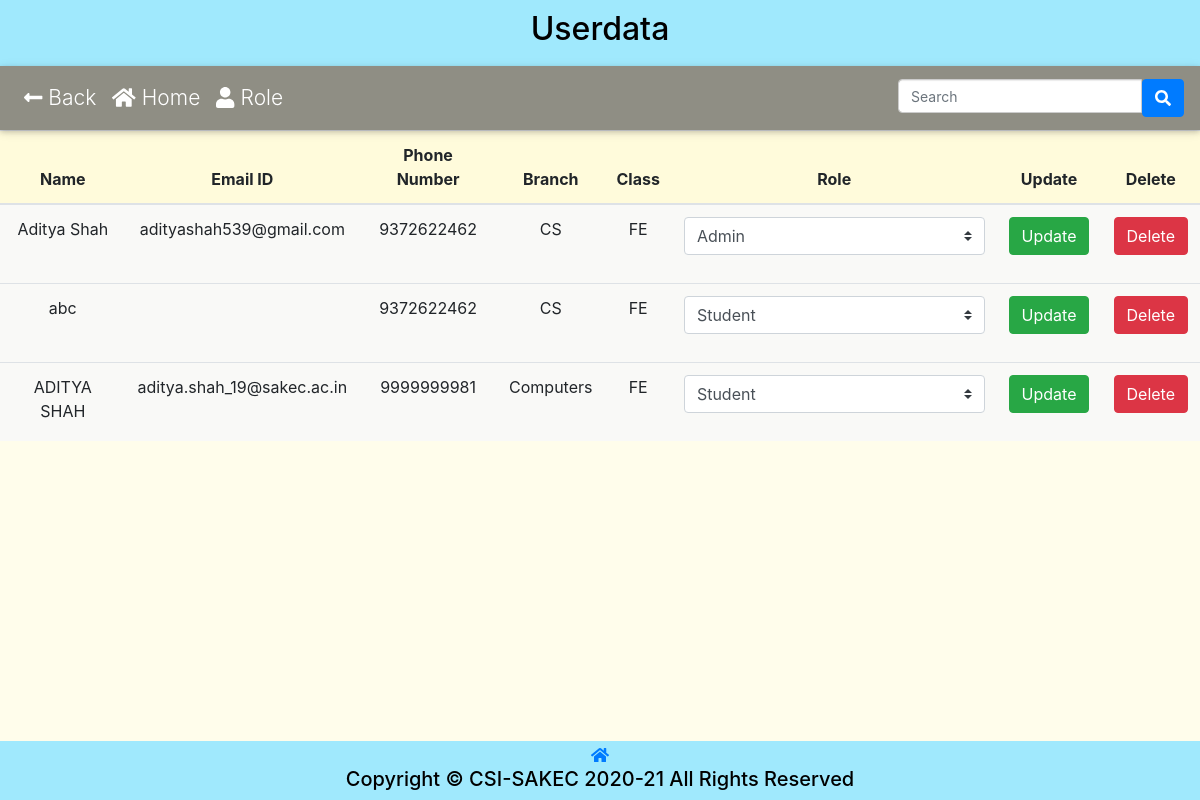
Screenshot of /Userdata/database.php (signed in) with the database file from the repository.
### tables this page shows
CREATE TABLE `csi_userdata` (
  `id` int(11) NOT NULL,
  `name` varchar(255) NOT NULL,
  `year` varchar(5) NOT NULL,
  `division` varchar(10) DEFAULT NULL,
  `rollNo` int(10) DEFAULT NULL,
  `emailID` varchar(50) NOT NULL,
  `phonenumber` bigint(10) NOT NULL,
  `branch` varchar(10) NOT NULL,
  `role` int(15) NOT NULL,
  `gender` varchar(10) NOT NULL,
  `organization` varchar(255) NOT NULL DEFAULT 'Shah & Anchor Kutchhi Engineering College'
);

CREATE TABLE `csi_role` (
  `id` int(11) NOT NULL,
  `role_name` varchar(256) NOT NULL,
  `main_page_edit` tinyint(4) NOT NULL DEFAULT 0,
  `user_data` tinyint(4) NOT NULL DEFAULT 0,
  `role` tinyint(4) NOT NULL DEFAULT 0,
  `add_event` tinyint(4) NOT NULL DEFAULT 0,
  `budget` tinyint(4) NOT NULL DEFAULT 0,
  `manage_event` tinyint(4) NOT NULL DEFAULT 0,
  `edit_attendance` tinyint(4) NOT NULL DEFAULT 0,
  `permission_letter` tinyint(4) NOT NULL DEFAULT 0,
  `report` tinyint(4) NOT NULL DEFAULT 0,
  `confirm_event_registration` tinyint(4) NOT NULL DEFAULT 0,
  `content_repository` tinyint(4) NOT NULL DEFAULT 0,
  `feedback_response` tinyint(4) NOT NULL DEFAULT 0,
  `query` tinyint(4) NOT NULL DEFAULT 0,
  `reply_log` tinyint(4) NOT NULL DEFAULT 0,
  `audit` tinyint(4) NOT NULL DEFAULT 0,
  `confirm_membership` tinyint(4) NOT NULL DEFAULT 0
);

### config.php (called while the page is built, shortened)
<?php
    $conn = mysqli_connect(DB_SERVER, DB_USERNAME, DB_PASSWORD, DB_NAME);
    function execute($sql){
        global $conn;
        return mysqli_query($conn, $sql);
    }
    function getValue($sql){
        return mysqli_fetch_assoc(execute($sql));
    }
?>

### Userdata/database.php (the view, shortened to what this page needs)
<!DOCTYPE html>
<html lang="en">
<head>
    <link rel="stylesheet" href="../plugins/bootstrap-4.6.0-dist/css/bootstrap.min.css">
    <link rel="stylesheet" href="../css/membership.css?v=<?php echo time(); ?>">
    <?php
    require_once "../config.php";
    $access=NULL;
    if(isset($_SESSION["role_id"])){
        $role_id = $_SESSION["role_id"];
        $access = getValue("SELECT * FROM `csi_role` WHERE `csi_role`.`id`=$role_id");
    }
    ?>
</head>
<body>
    <header><h2 style="text-align: center;">Userdata</h2></header>
    <nav class="navbar navbar-expand-lg navbar-dark default-color sticky-top">
		<div class="collapse navbar-collapse" id="navbarSupportedContent-333">
			<ul class="navbar-nav mr-auto">
                <li class="nav-item">
					<a class="nav-link" href="../index.php"><i class="fas fa-long-arrow-alt-left"></i>  Back</a>
				</li>
                <li class="nav-item">
					<a class="nav-link" href="../index.php"><i class="fas fa-home"></i>  Home</a>
				</li>
                <?php
                if($access['role']== '1'){
                ?>
                <li class="nav-item">
                    <a class="nav-link" href="role.php"><i class="fas fa-user"></i> Role</a>
                </li>
                <?php
                }
                ?>
			</ul>
            <ul class="navbar-nav ml-auto nav-flex-icons">
                <form action="<?php echo htmlspecialchars($_SERVER["PHP_SELF"]); ?>" method="POST">
                    <div class="input-group">
                    <input type="search"  onkeyup="myFunction()" id="myInput"placeholder="Search" class="form-control" />
                        <button id="search-button" type="submit" class="btn btn-primary">
                            <i class="fas fa-search"></i>
                        </button>
                    </div>
                </form>
			</ul>
		</div>
	</nav>
    <table class="table" id="myTable">
        <thead class="table-head">
            <tr>
                <th>Name</th>
                <th>Email ID</th>
                <th>Phone Number</th>
                <th>Branch</th>
                <th>Class</th>
                <th>Role</th>
                <th>Update</th>
                <th>Delete</th>
            </tr>
        </thead>
        <tbody>
            <div  class="table-content" style="font-size: large;">
                <?php
                if (isset($_SESSION['email'])) {
                    if($access['user_data']== '1'){
                        $result = execute("SELECT `role_name` FROM `csi_role`");
                        $roles = array();
                        while ($row = mysqli_fetch_assoc($result)) {
                            $roles[] = $row['role_name'];
                        }
                        $query = execute("SELECT `csi_userdata`.`id`,`name`,`emailID`,`phonenumber`,`branch`,`year`,`role_name` FROM `csi_userdata`
                                        INNER JOIN `csi_role`
                                        ON `csi_userdata`.`role`=`csi_role`.`id`");
                        if (mysqli_num_rows($query) > 0) {
                            $index=0;
                            while ($row = mysqli_fetch_assoc($query)) {
                                $index++;
                ?>
                                <tr>
                                    <td><?php echo $row['name']; ?></td>
                                    <td><?php echo $row['emailID']; ?></td>
                                    <td><?php echo $row['phonenumber']; ?></td>
                                    <td><?php echo $row['branch']; ?></td>
                                    <td><?php echo $row['year']; ?></td>
                                    <form action="<?php echo htmlspecialchars($_SERVER["PHP_SELF"]); ?>" method="post">
                                        <td>
                                            <select name="role" id="<?php echo "role".$index; ?>" class="custom-select mb-3">
                                                <?php
                                                foreach ($roles as $role) {
                                                    if ($row['role_name'] == $role) {
                                                        echo ' <option value="' . $role . '" selected >' . ucfirst($role) . '</option>';
                                                    } else {
                                                        echo ' <option value="' . $role . '">' . ucfirst($role) . '</option>';
                                                    }
                                                }
                                                ?>
                                            </select>
                                        </td>
                                        <td>
                                            <button type="submit" name="edit_btn" class="btn btn-success"> Update </button>
                                        </td>
                                    </form>
                                    <td>
                                        <form action="<?php echo htmlspecialchars($_SERVER["PHP_SELF"]); ?>" method="post">
                                            <button type="submit" name="delete_btn" class="btn btn-danger"> Delete</button>
                                        </form>
                                    </td>
                                </tr>
                <?php
                            }
                        } else {
                            echo "<td>No Record Found.</td><td/><td/><td/><td/><td/><td/><td/><td/>";
                        }
                    } else {
                        header("location:../index.php");
                    }
                } else {
                    header("../Login/login.php?notlogin=true");
                }
                ?>
            </div>
        </tbody>
    </table>
    <div class="spacer" style="height:59px;"></div>
    <div class="footer">
        <div class="spacer" style="height:2px;"></div>
        <a href="index.php"><i class="fas fa-home"></i></a>
        <h5>Copyright &copy; CSI-SAKEC 2020-21 All Rights Reserved</h5>
    </div>
</body>
</html>

### css/membership.css (style rules this page uses)
body { text-align: center; background-color: #fffdeb; font-family: -apple-system,BlinkMacSystemFont,"Segoe UI",Roboto,"Helvetica Neue",Arial,"Noto Sans",sans-serif,"Apple Color Emoji","Segoe UI Emoji","Segoe UI Symbol","Noto Color Emoji"; margin: 0; color: white; padding: 0; color: black; }
header { color: black; background-color: #a0e9fd; padding: 10px; }
.footer { text-align: center; background-color: #a0e9fd; left: 0; bottom: 0; width: 100%; z-index: 1; }
.input-group .form-control { position: relative; z-index: 2; float: left; width: 50%; margin-bottom: 0; }
.form-control { display: block; width: 50%; height: 34px; padding: 6px 12px; font-size: 14px; line-height: 1.42857143; color: #555; background-color: #fff; background-image: none; border: 1px solid #ccc; border-radius: 4px; -webkit-box-shadow: inset 0 1px 1px rgb(0 0 0 / 8%); box-shadow: inset 0 1px 1px rgb(0 0 0 / 8%); -webkit-transition: border-color ease-in-out .15s, -webkit-box-shadow ease-in-out .15s; -o-transition: border-color ease-in-out .15s, box-shadow ease-in-out .15s; transition: border-color ease-in-out .15s, box-shadow ease-in-out .15s; }
.table thead th { vertical-align: bottom; border-bottom: 2px solid #dee2e6; background: #fffbdb; }
.table { width: 100%; margin-bottom: 0rem; color: #212529; background: #f9f9f7; }
@media only screen and (min-width: 600px) { .footer { position: fixed; } }
@media only screen and (max-width: 1200px) { .navbar { font-weight: 300; -webkit-box-shadow: 0 2px 5px 0 rgba(0, 0, 0, 0.16), 0 2px 10px 0 rgba(0, 0, 0, 0.12); box-shadow: 0 2px 5px 0 rgba(0, 0, 0, 0.16), 0 2px 10px 0 rgba(0, 0, 0, 0.12); font-size: 21px; } }
.navbar.navbar-dark .navbar-nav .nav-item .nav-link { color: #ffffff; -webkit-transition: .35s; transition: .35s; }
.default-color { background-color: #00000070 !important; }

### rows the page displays
csi_userdata: name "Aditya Shah", emailID "adityashah539@gmail.com", phonenumber "9372622462", branch "CS", year "FE", role "Admin"
csi_userdata: name "abc", phonenumber "9372622462", branch "CS", year "FE", role "Student"
csi_userdata: name "ADITYA SHAH", emailID "aditya.shah_19@sakec.ac.in", phonenumber "9999999981", branch "Computers", year "FE", role "Student"
